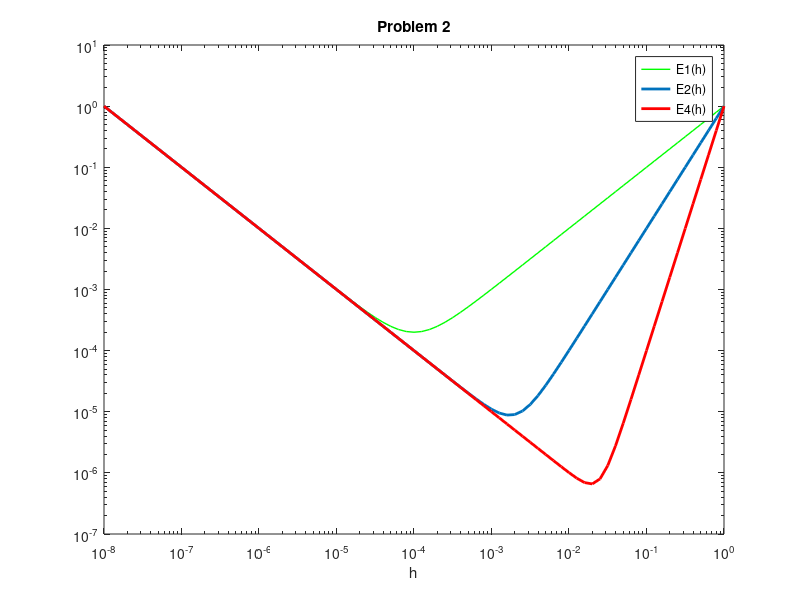

MATLAB code to generate this figure:
clear;
clf;
clc;
%
n=81;
h=zeros(1,n);
e1=zeros(1,n);
e2=zeros(1,n);
e4=zeros(1,n);
dx=8/(n-1);
%
for i=1:n,
   temp=(i-1)*dx;
   h(i)=10.^(-temp);
   e1(i)=h(i)+(10.^(-8))/h(i);
   
   e2(i)=((h(i)).^2)+(10.^(-8))/h(i);
   e4(i)=((h(i)).^4)+(10.^(-8))/h(i);   
    
end
%
loglog(h, e1,'g','linewidth', 1.0);
hold all
loglog(h, e2,'linewidth', 2.0);
loglog(h, e4,'r','linewidth', 2.0);

xlabel('h')
legend('E1(h)', 'E2(h)', 'E4(h)');
title('Problem 2');
%
